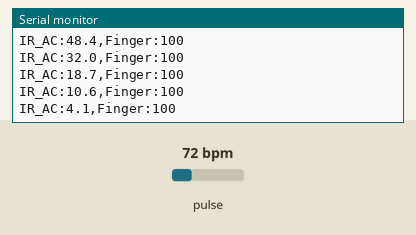
The sketch below on a simulated ESP32-C3. Shown: the last lines printed to the serial monitor. The inputs (shaded band) are chosen by the test bench; at power-on: pulse 72 bpm.

Above: at 3.2 s.
3.3 s: pulse set to 42 bpm
At 3.33 s:
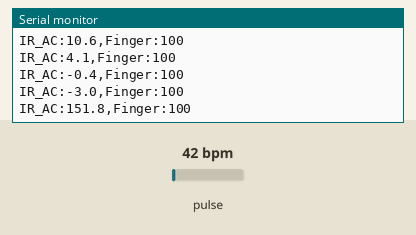
4.8 s: pulse set to 70 bpm
At 4.8 s:
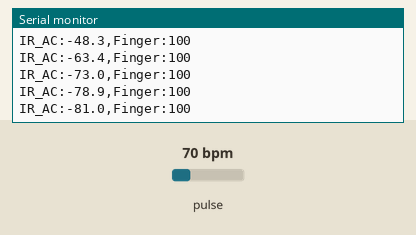
Timing chart, 0 to 7.8 s (numbered marks = the images above; inputs shaded):
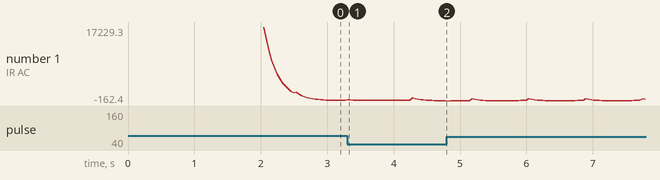

Measured:
- after the input at 3.3 s, the serial monitor: prints a new line at once (image 1)
- plotted number 1: -3 → -81 after the input at 3.3 s

The sketch:

01_sensor_bringup.ino
```cpp
/*
 * PulseLab — Phase 1: Sensor bring-up
 *
 * What this does:
 *   1. Scans the I2C bus and reports which devices respond
 *      (expect 0x57 = MAX30100, 0x3C = OLED).
 *   2. Configures the MAX30100 for raw SpO2-mode sampling at 100 Hz.
 *   3. Streams raw IR, raw Red, and a DC-removed IR signal to the
 *      Serial Plotter so you can see your pulse.
 *
 * Board:   ESP32C3 Dev Module, "USB CDC On Boot" = Enabled
 * Library: MAX30100lib by OXullo Intersecans (Library Manager)
 * Serial:  115200 baud — open Tools > Serial Plotter
 */

#include <Wire.h>
// This header exists only in OXullo's MAX30100lib. Including it first makes the
// Arduino IDE pick that library, even if another "MAX30100" library is installed.
#include "MAX30100_PulseOximeter.h"
#include "MAX30100.h"

// ---------- Pins ----------
constexpr int PIN_SDA = 6;
constexpr int PIN_SCL = 7;

// ---------- Settings ----------
constexpr uint32_t I2C_FREQ_HZ = 400000;   // fast mode
constexpr float    DC_ALPHA    = 0.95f;    // DC-removal filter strength (0.9–0.99)
constexpr uint16_t FINGER_IR_THRESHOLD = 10000; // raw IR below this = no finger (tune it)
// The Arduino IDE 2 Serial Plotter only shows the last 50 points. At 100 Hz that is
// half a second, less than one heartbeat. Printing every 4th sample shows ~2 s (2–3 beats).
// The filter still runs on every sample; only the printing is reduced.
constexpr uint8_t  PLOT_EVERY_N = 4;
uint8_t plotCounter = 0;

MAX30100 sensor;

// Simple DC-removal (high-pass) filter state
float dcState = 0.0f;

// Removes the slow DC level so only the pulsing (AC) part remains.
// y[n] = w[n] - w[n-1],  where w[n] = x[n] + alpha * w[n-1]
float removeDC(float x) {
  float w = x + DC_ALPHA * dcState;
  float y = w - dcState;
  dcState = w;
  return y;
}

void scanI2C() {
  Serial.println(F("\n--- I2C scan ---"));
  int found = 0;
  for (uint8_t addr = 1; addr < 127; addr++) {
    Wire.beginTransmission(addr);
    if (Wire.endTransmission() == 0) {
      Serial.printf("Found device at 0x%02X", addr);
      if (addr == 0x57) Serial.print(F("  <- MAX30100"));
      if (addr == 0x3C || addr == 0x3D) Serial.print(F("  <- OLED"));
      Serial.println();
      found++;
    }
  }
  if (found == 0) {
    Serial.println(F("No I2C devices found. Check wiring and the MAX30100 pull-up issue (docs/HARDWARE.md)."));
  }
  Serial.println(F("----------------\n"));
}

void setup() {
  Serial.begin(115200);
  delay(1500);  // give USB CDC time to connect

  Serial.println(F("PulseLab Phase 1 — sensor bring-up"));

  Wire.begin(PIN_SDA, PIN_SCL);
  Wire.setClock(I2C_FREQ_HZ);

  scanI2C();

  // Note: the library calls Wire.begin() internally. On ESP32 the bus is
  // already running on our pins, so that call leaves our pin choice intact.
  if (!sensor.begin()) {
    Serial.println(F("MAX30100 not found. Stopping."));
    while (true) delay(1000);
  }
  Wire.setClock(I2C_FREQ_HZ);

  sensor.setMode(MAX30100_MODE_SPO2_HR);
  sensor.setSamplingRate(MAX30100_SAMPRATE_100HZ);
  sensor.setLedsPulseWidth(MAX30100_SPC_PW_1600US_16BITS);
  sensor.setLedsCurrent(MAX30100_LED_CURR_50MA,     // IR
                        MAX30100_LED_CURR_27_1MA);  // Red
  sensor.setHighresModeEnabled(true);

  Serial.println(F("Sensor configured. Place your finger gently on the sensor."));
  delay(500);
}

void loop() {
  uint16_t ir, red;

  // Pull new samples from the sensor FIFO
  sensor.update();

  while (sensor.getRawValues(&ir, &red)) {
    float irAC = removeDC((float)ir);
    bool finger = ir > FINGER_IR_THRESHOLD;

    if (++plotCounter < PLOT_EVERY_N) continue;
    plotCounter = 0;

    // Serial Plotter format: label:value pairs, comma-separated.
    // Finger is shown as 100 (finger on) or 0 (no finger) so it's visible next to IR_AC.
    // Tip: plot only IR_AC first — raw values are much larger and flatten the graph.
    Serial.printf("IR_AC:%.1f,Finger:%d\n", finger ? irAC : 0.0f, finger ? 100 : 0);

    // Uncomment to also see raw values:
    // Serial.printf("IR:%u,Red:%u\n", ir, red);
  }
}
```
